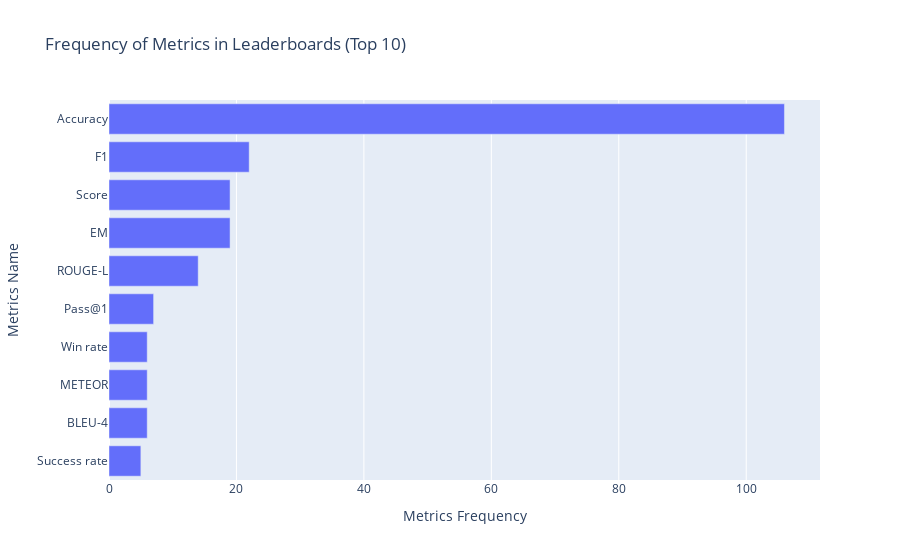

Write notebook code for a chart like this one.
### Code cell
from collections import Counter

# Flatten the lists into one list
all_values = []
for value_list in df_leaderboard_metrics.values():
    all_values.extend(value_list)

# Count occurrences of each string
counter = Counter(all_values)

# Get the top-10 most common strings
top_10 = counter.most_common(10)

# Prepare data for Plotly
labels, values = zip(*top_10)

fig = go.Figure(go.Bar(
        x=values,  # Values for the bar lengths
        y=labels,  # Categories for each bar
        orientation='h'  # Sets the bars to be horizontal
))

fig.update_layout(
        title=f'Frequency of Metrics in Leaderboards (Top 10)',
        xaxis_title='Metrics Frequency',
        yaxis_title='Metrics Name',
        yaxis_autorange='reversed'  # This line makes the bars go top-down
)

fig.show()

### Figure 1 — Plotly figure (JSON) as saved in the notebook; plotly's stock layout.template omitted (floating-point values rounded to 4 significant figures)
{"data": [{"orientation": "h", "type": "bar", "x": [106, 22, 19, 19, 14, 7, 6, 6, 6, 5], "y": ["Accuracy", "F1", "Score", "EM", "ROUGE-L", "Pass@1", "Win rate", "METEOR", "BLEU-4", "Success rate"]}], "layout": {"title": {"text": "Frequency of Metrics in Leaderboards (Top 10)"}, "xaxis": {"title": {"text": "Metrics Frequency"}}, "yaxis": {"autorange": "reversed", "title": {"text": "Metrics Name"}}}}
